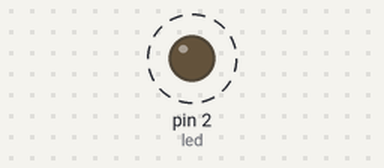
Simulated run of this program. Board: MicroPython board. Shown: output pins drawn as LEDs (lit = HIGH). Dashed ring = blinking. WiFi joins after 1.5 s; web requests get an empty 200 reply after 0.4 s; deep sleep restarts the program when it ends; what the program prints to the serial console is not drawn. At 6.9 s the program puts the board to deep sleep or switches it off; the recording ends there.

Above: at 0.02 s.
Timing chart, 0 to 3.0 s (numbered marks = the images above):
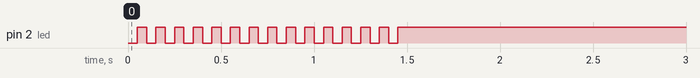

Measured:
- by itself, pin 2 (led): alternates HIGH for 0.05 s and LOW for 0.05 s, 29 changes in all, then stays HIGH

The program:

main.py
```python
import machine
import time
import network
import urequests

t0 = time.ticks_ms()

cfg_essid = '...'
cfg_password = '...'
cfg_endpoint = 'http://192.168.0.82/ding.php?from=Some+special+name'

sta_if = network.WLAN(network.STA_IF)
sta_if.active(True)
sta_if.connect(cfg_essid, cfg_password)

# GPIO 2 == pin D4 == built-in LED
# the LED is inverted, HIGH = no light, LOW = bright blue
led = machine.Pin(2, machine.Pin.OUT)
led.value(1)

# wait for network, blink while wait
while not sta_if.isconnected():
    led.value(0)
    time.sleep_ms(50)
    led.value(1)
    time.sleep_ms(50)

t1 = time.ticks_ms()
print('Connected in', t1 - t0, 'ms')

print(urequests.get(cfg_endpoint).content)

print('Going to deep sleep in 5 seconds...')
time.sleep(5)

print('Sweet dreams')
machine.deepsleep()
```
